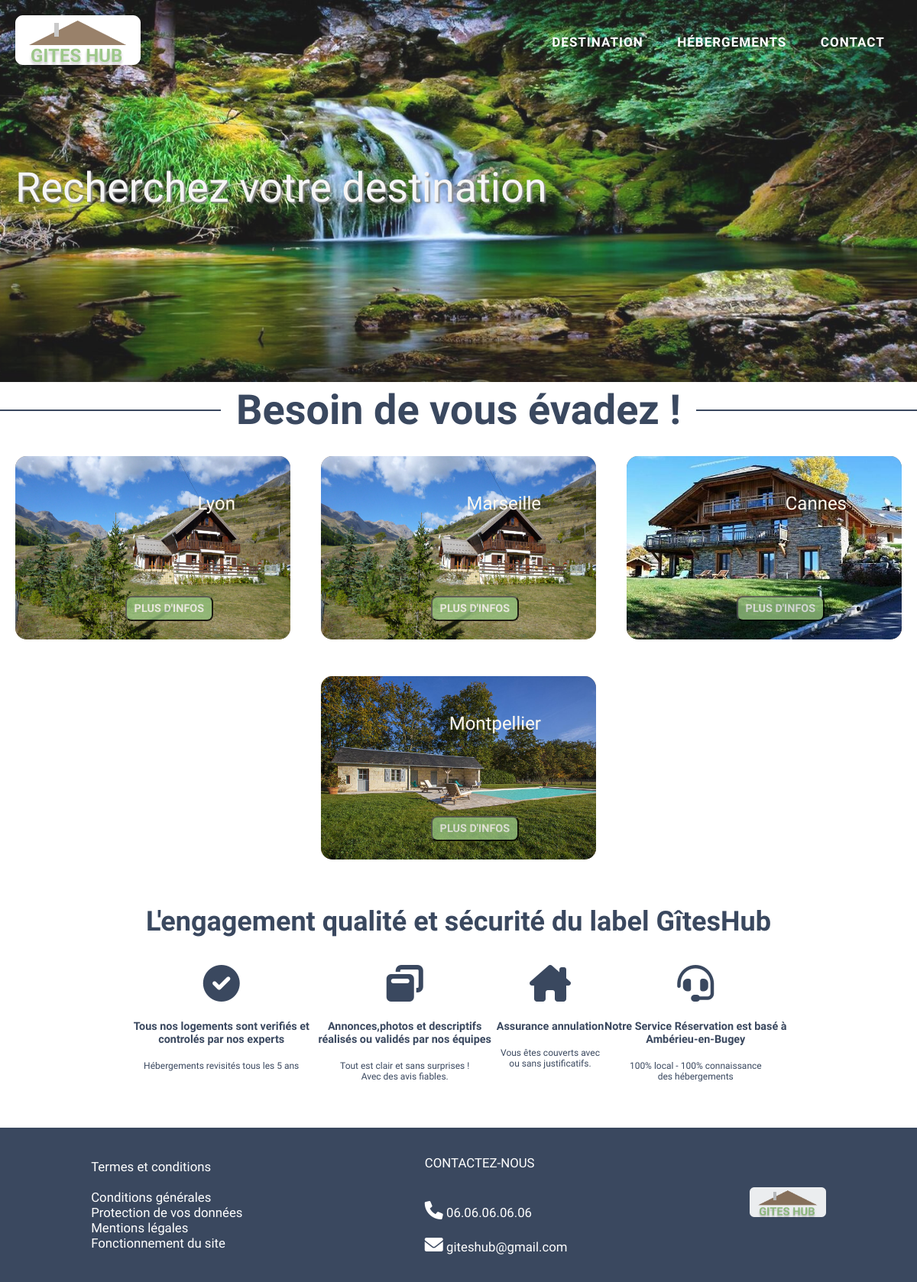
The app's page /categories/categories.php?type=mer with its own data.
### tables this page shows
CREATE TABLE IF NOT EXISTS `info_logement` (
  `id_logement` int(15) NOT NULL AUTO_INCREMENT,
  `ville` varchar(255) NOT NULL,
  `departement` varchar(255) NOT NULL,
  `adresse` varchar(255) NOT NULL,
  `description` text NOT NULL,
  `disponibilite` varchar(255) NOT NULL,
  `nb_couchage` varchar(255) NOT NULL,
  `nb_pieces` varchar(255) NOT NULL,
  `prix` varchar(255) NOT NULL,
  `type_logement` varchar(255) NOT NULL,
  `nom_logement` varchar(250) NOT NULL,
  `img` text NOT NULL,
  PRIMARY KEY (`id_logement`)
);

### class/gite.php (called while the page is built, shortened)
<?php
class Gite {
    private $_id_logement;
    private $_ville ;
    private $_img;
        private function hydrate(array $datas){
        foreach($datas as $key => $value){
        $method = 'set' . ucfirst($key);
        }
}
public function getId_logement(){
    return $this->_id_logement;
}
public function setId_logement($id_logement){
    $this->_id_logement = $id_logement;
}
public function getVille(){
    return $this->_ville;
}
public function setVille($ville){
    $this->_ville = $ville;
}
public function getImg(){
    return $this->_img;
}
public function setImg($img){
    $this->_img = $img;
}
}

### categories/categories.php (the view)
<?php
    include_once '../connect/connect.php';
    require_once '../class/gite.php';
    include_once '../templates\header.php';
    if(isset($_GET['type'])){
        $type_logement = $_GET['type'];
        $req = $db->prepare("SELECT `id_logement`, `ville`, `type_logement`, nom_logement, img FROM `info_logement`  WHERE `type_logement` = :categorie");
        $datas = [];
        $req->bindParam(':categorie', $type_logement, PDO::PARAM_STR);
        $req->execute();
    }
    while($data =  $req->fetch(PDO::FETCH_ASSOC)){
        $datas[] = new Gite($data);
    }
?>
<body>
    <main>
        <div class="ligne-horizontale">
            <h2 class="title">Besoin de vous évadez !</h2>
        </div>
    <section id="hebergement2">
    <?php foreach($datas as $gite){ ?>
    <article class="gite">
        <div class="img-gite">
        <img src="../templates/images/<?=$gite->getImg()?>" alt="">
        </div>
        <div class="content-gite"><?= $gite->getVille()?></div>
        <button class="btn-info"><a href="../page3.php?id=<?= $gite->getId_logement() ?>">Plus d'infos</a></button>
    </article>
    <?php } ?>
   <?php
        require_once '../templates\footer.php';
    ?>

### templates/header.php (shortened to what this page needs)
<!DOCTYPE html>
<html lang="en">
<head>
    <link rel="stylesheet" href="../templates/css/style.css">
    <link rel="stylesheet" href="https://cdnjs.cloudflare.com/ajax/libs/font-awesome/6.0.0/css/all.min.css" />
</head>
<body>
  <div class="scroll-container">
<header class="main-header">
    <div class="en-tete">
      <figure>
      <a href="../index.php"><img src="../templates\images\logoGITESHUB.png"></a>
      </figure>
      <nav id="main-menu">
        <ul>
          <li ><a href="../index.php">Destination</a></li>
          <li><a href="../user\list-gite.php">Hébergements</a></li>
          <li><a href="#contact">Contact</a></li>
        </ul>
      </nav>
    </div>
    <h1 class="titre">Recherchez votre destination</h1>
</header>

### templates/footer.php (shortened to what this page needs)
<div class="ligne-horizontale">
    <h2 class="title_h2">L'engagement qualité et sécurité du label GîtesHub</h2>
  </div>
  <div class="wrapper_qual">
    <div class="wrapper_info">
    <i class="fa-solid fa-circle-check"></i>
    <h5>Tous nos logements sont verifiés et controlés par nos experts</h5> <br>
    <p>Hébergements revisités tous les 5 ans</p>
    </div>
    <div class="wrapper_info">
    <i class="fa-solid fa-window-restore"></i>
    <h5>Annonces,photos et descriptifs réalisés ou validés par nos équipes</h5> <br>
    <p>Tout est clair et sans surprises ! <br> Avec des avis fiables. </p>
    </div>
    <div class="wrapper_info">
    <i class="fa-solid fa-house-chimney"></i>
    <h5>Assurance annulation </h5> <br>
    <p>Vous êtes couverts avec <br> ou sans justificatifs.</p>
    </div>
    <div class="wrapper_info">
    <i class="fa-solid fa-headset"></i>
    <h5>Notre Service Réservation est basé à Ambérieu-en-Bugey</h5> <br>
    <p>100% local - 100% connaissance <br> des hébergements</p>
    </div>
  </div>
  </main>
<footer>
    <div class="contact">
        <p>Termes et conditions</p><br>
        <p>Conditions générales <br> Protection de vos données<br>Mentions légales<br>Fonctionnement du site</p>
    </div>
    <div id="contact">
        <p>CONTACTEZ-NOUS</p> <br><br>
        <div><i class="fa-solid fa-phone"></i>  06.06.06.06.06</div> <br>
        <div><i class="fa-solid fa-envelope"></i> giteshub@gmail.com</div>
    </div>
    <figure>
        <a href="../index.php"><img class="img-footer" src="../images\logoGITESHUB.png"></a>
    </figure>
</footer>
</body>
</html>

### templates/css/style.css (style rules this page uses)
* { margin: 0; padding: 0; font-family: 'Oxygen'; box-sizing: border-box; }
html { scroll-behavior: smooth; }
.main-header { background: url('../images/newbg.jpg') center center/cover; opacity: 90%; height: 500px; }
.en-tete { display: flex; justify-content: space-between; padding: 20px 0 0 20px; }
.main-header > .en-tete > #main-menu { width: 500px; padding-right: 20px; }
#main-menu ul { display: flex; list-style-type: none; flex-wrap: wrap; justify-content: space-between; }
#main-menu > ul > li { margin: 0 auto; }
#main-menu > ul > li > a { font-size: 17px; letter-spacing: 1px; font-weight: 600; color:white; text-decoration: none; font-style: normal; text-transform: uppercase; line-height: 70px; padding: 0 10px; }
.titre { color: whitesmoke; margin-left: 20px; padding-top: 120px; text-shadow: 2px 2px 2px gray; font-weight: 400; font-size: 4.5vw; }
.wrapper_qual { display: flex; justify-content: space-around; }
.wrapper_info { text-align: center; }
.wrapper_info > i { font-size: 4vw; color: #3a485f; margin-bottom: 2vw; }
.wrapper_info > h5 { font-size: 1.2vw; max-width: 20vw; color: #3a485f; text-align: center; }
.wrapper_info > p { color: #3a485f; font-size: 1vw; }
.title { display: block; color: #3a485f ; font-size: 4.5vw; text-align: center; margin: 5px 20px; }
.title_h2 { display: block; color: #3a485f ; font-size: 3vw; margin: 3vw 1vw; text-align: center; }
.ligne-horizontale { display: flex; flex-direction: row; }
.ligne-horizontale:before, .ligne-horizontale:after { content: ""; flex: 2 2; border-bottom: 2px solid #3a485f; margin: auto; }
#hebergement2 { display: flex; flex-wrap: wrap; justify-content: space-around; }
.gite { width: 30%; margin: 2% 0; position: relative; object-fit: cover; }
.content-gite { position: absolute; top: 20%; right: 20%; color: floralwhite; font-size: 2vw; text-transform: capitalize; }
.img-gite { height: 20vw; background-color: rgba(115, 81, 49, 0.8); border-radius: 15px; }
.img-gite > img { width: 100%; height: 100%; border-radius: 15px; }
.gite > .btn-info { background-color: rgba(147, 193, 125, 1); opacity: 80%; color: #3a485f; font-size: 1.2vw; padding: .5vw .8vw ; border-radius: 8px; text-transform: uppercase; font-weight: bolder; position: absolute; left: 40%; bottom: 10%; }
.btn-info > a { text-decoration: none; color: #fff; }
footer { display:flex; height: 20%; background-color: #3a485f; justify-content: space-around; align-items: center; width: 100%; margin-top: 5vw; }
footer > figure { opacity: 90%; }
footer > .contact, #contact, h6 { color: white; font-size: 1.4vw; padding: 3% 0; }
.img-footer { width: 100px; }
.fa-solid { font-size: 2vw; }

### records on screen
info_logement: img (picture), ville "Lyon"
info_logement: img (picture), ville "Marseille"
info_logement: img (picture), ville "Cannes"
info_logement: img (picture), ville "Montpellier"
